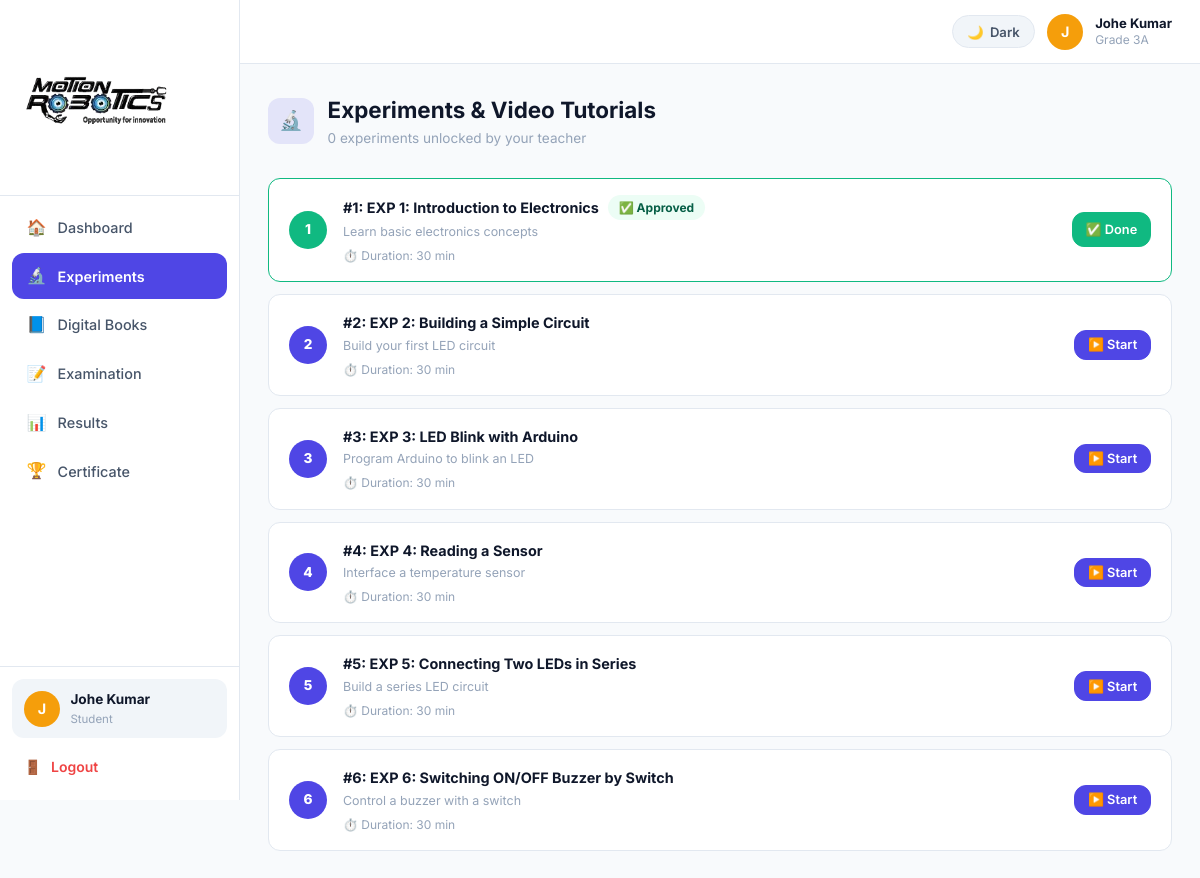
The page /student/experiments (signed in) on the database its author committed.
### app.py (models this page shows, shortened)
class User(db.Model):
    id            = db.Column(db.Integer, primary_key=True)
    username      = db.Column(db.String(80), unique=True, nullable=False)
    email         = db.Column(db.String(120), unique=True, nullable=False)
    password_hash = db.Column(db.String(200), nullable=False)
    role          = db.Column(db.String(20), nullable=False)   # admin / teacher / student
    full_name     = db.Column(db.String(120))
    phone         = db.Column(db.String(20))
    school_name   = db.Column(db.String(120))
    roll_number   = db.Column(db.String(40))
    avatar_color  = db.Column(db.String(20), default='#4F46E5')
    is_active     = db.Column(db.Boolean, default=True)
    created_at    = db.Column(db.DateTime, default=datetime.utcnow)

class StudentClass(db.Model):
    id         = db.Column(db.Integer, primary_key=True)
    student_id = db.Column(db.Integer, db.ForeignKey('user.id'), nullable=False)
    class_id   = db.Column(db.Integer, db.ForeignKey('class.id'), nullable=False)
    student    = db.relationship('User', backref='student_classes')

class Class(db.Model):
    id              = db.Column(db.Integer, primary_key=True)
    name            = db.Column(db.String(100), nullable=False)
    school_name     = db.Column(db.String(120))
    robotics_level  = db.Column(db.String(80))   # one of ROBOTICS_LEVELS or None
    created_at      = db.Column(db.DateTime, default=datetime.utcnow)
    teacher_classes = db.relationship('TeacherClass', backref='cls', cascade='all,delete-orphan')
    student_classes = db.relationship('StudentClass', backref='cls', cascade='all,delete-orphan')

class Experiment(db.Model):
    id          = db.Column(db.Integer, primary_key=True)
    title       = db.Column(db.String(200), nullable=False)
    description = db.Column(db.Text)
    level       = db.Column(db.String(80))
    exp_number  = db.Column(db.Integer, default=0)
    video_url   = db.Column(db.String(500))
    file_path   = db.Column(db.String(300))
    file_name   = db.Column(db.String(200))
    created_at  = db.Column(db.DateTime, default=datetime.utcnow)

### app.py (the view)
@app.route('/student/experiments')
@role_required('student')
def student_experiments():
    student = get_current_user()
    sc      = StudentClass.query.filter_by(student_id=student.id).first()
    cls     = sc.cls if sc else None
    if not cls:
        return render_template('student/experiments.html', cls=None, exp_data=[])
    unlocked_exps = (db.session.query(Experiment)
        .join(ExperimentUnlock, ExperimentUnlock.experiment_id == Experiment.id)
        .filter(ExperimentUnlock.class_id == cls.id)
        .order_by(Experiment.exp_number).all())
    approved_ids = {p.experiment_id for p in StudentProgress.query.filter_by(student_id=student.id, status='approved').all()}
    pending_ids  = {p.experiment_id for p in StudentProgress.query.filter_by(student_id=student.id, status='pending').all()}
    exp_data = []
    for e in unlocked_exps:
        unlock = ExperimentUnlock.query.filter_by(experiment_id=e.id, class_id=cls.id).first()
        exp_data.append(dict(
            exp=e, unlock=unlock,
            is_approved=e.id in approved_ids,
            is_pending=e.id in pending_ids,
        ))
    return render_template('student/experiments.html', cls=cls, exp_data=exp_data)

### app.py (called while the page is built)
@app.context_processor
def inject_enumerate():
    return dict(enumerate=enumerate)

def role_required(*roles):
    def dec(f):
        @wraps(f)
        def d(*a, **kw):
            if 'user_id' not in session: return redirect(url_for('login'))
            if session.get('role') not in roles:
                flash('Access denied.', 'error')
                return redirect(url_for('dashboard'))
            return f(*a, **kw)
        return d
    return dec

def get_current_user():
    if 'user_id' in session: return User.query.get(session['user_id'])
    return None

@app.context_processor
def inject_globals():
    return dict(current_user=get_current_user(), ROBOTICS_LEVELS=ROBOTICS_LEVELS)

### templates/student/experiments.html (shortened to what this page needs)
{% extends 'student/base_student.html' %}
{% block content %}
<div class="page-header">
  <div class="page-title-wrap">
    <div class="page-icon" style="background:rgba(79,70,229,.12); color:var(--primary);">🔬</div>
    <div><div class="page-h1">Experiments & Video Tutorials</div>
      <div class="page-sub">{% if cls %}{{ exp_data|selectattr('is_unlocked')|list|length }} experiments unlocked by your teacher{% else %}No class assigned{% endif %}</div>
    </div>
  </div>
</div>
{% if not cls %}
<div class="card"><div class="empty-state">
  <span class="empty-icon">🔬</span>
  <div class="empty-title">No class assigned</div>
  <div class="empty-desc">Ask your admin or teacher to enroll you in a class.</div>
</div></div>
{% elif not exp_data %}
<div class="card"><div class="empty-state">
  <span class="empty-icon">🔒</span>
  <div class="empty-title">No experiments unlocked yet</div>
  <div class="empty-desc">Your teacher will unlock experiments for your class. Check back soon!</div>
</div></div>
{% else %}
<div style="display:flex; flex-direction:column; gap:.75rem;">
  {% for ed in exp_data %}
  <div class="exp-item" style="{% if ed.is_approved %}border-color:var(--accent);{% elif ed.is_pending %}border-color:var(--warning);{% endif %}">
    <div class="exp-num" style="background:{% if ed.is_approved %}var(--accent){% elif ed.is_pending %}var(--warning){% else %}var(--primary){% endif %};">
      {{ ed.exp.exp_number }}
    </div>
    <div class="exp-info">
      <div style="display:flex; align-items:center; gap:.6rem; flex-wrap:wrap;">
        <div class="exp-title">#{{ ed.exp.exp_number }}: EXP {{ ed.exp.exp_number }}: {{ ed.exp.title }}</div>
        {% if ed.is_approved %}
          <span class="badge badge-success">✅ Approved</span>
        {% elif ed.is_pending %}
          <span class="badge badge-warning">⏳ Pending Review</span>
        {% endif %}
      </div>
      <div class="exp-desc">{{ ed.exp.description or '' }}</div>
      <div class="exp-meta">
        ⏱️ Duration: 30 min
      </div>
    </div>
    <div style="display:flex; gap:.5rem; align-items:center; flex-wrap:wrap; flex-shrink:0;">
      {% if ed.is_approved %}
        <span class="btn btn-success btn-sm" style="cursor:default;">✅ Done</span>
      {% elif ed.is_pending %}
        <span class="btn btn-warning btn-sm" style="cursor:default;">⏳ Pending</span>
      {% else %}
        <form method="POST" action="{{ url_for('student_submit_experiment', eid=ed.exp.id) }}">
          <button class="btn btn-primary btn-sm" type="submit">▶️ Start</button>
        </form>
      {% endif %}
    </div>
  </div>
  {% endfor %}
</div>
{% endif %}
{% endblock %}

### templates/student/base_student.html (shortened to what this page needs)
<!DOCTYPE html>
<html lang="en" data-theme="light">
<head>
  <link rel="stylesheet" href="{{ url_for('static', filename='css/main.css') }}">
</head>
<body>
<div class="app-layout">
  <aside class="sidebar" id="sidebar">
    <div class="sidebar-brand">
      <img src="{{ url_for('static', filename='logo.png') }}" alt="Motion Robotics" class="sidebar-logo">
    </div>
    <nav class="sidebar-nav">
      <a href="{{ url_for('student_dashboard') }}"    class="nav-link {% if request.endpoint=='student_dashboard' %}active{% endif %}"><span class="icon">🏠</span> Dashboard</a>
      <a href="{{ url_for('student_experiments') }}"  class="nav-link {% if request.endpoint=='student_experiments' %}active{% endif %}"><span class="icon">🔬</span> Experiments</a>
      <a href="{{ url_for('student_books') }}"        class="nav-link {% if request.endpoint=='student_books' %}active{% endif %}"><span class="icon">📘</span> Digital Books</a>
      <a href="{{ url_for('student_exams') }}"        class="nav-link {% if request.endpoint in ('student_exams','student_take_exam') %}active{% endif %}"><span class="icon">📝</span> Examination</a>
      <a href="{{ url_for('student_results') }}"      class="nav-link {% if request.endpoint in ('student_results','student_exam_result') %}active{% endif %}"><span class="icon">📊</span> Results</a>
      <a href="{{ url_for('student_certificate') }}"  class="nav-link {% if request.endpoint=='student_certificate' %}active{% endif %}"><span class="icon">🏆</span> Certificate</a>
    </nav>
    <div class="sidebar-footer">
      {% if current_user %}
      <div class="user-card">
        <div class="avatar" style="background:{{ current_user.avatar_color }};">
          {{ (current_user.full_name or current_user.username)[0].upper() }}
        </div>
        <div>
          <div class="user-name">{{ current_user.full_name or current_user.username }}</div>
          <div class="user-role">Student</div>
        </div>
      </div>
      {% endif %}
      <a href="{{ url_for('logout') }}" class="logout-link"><span>🚪</span> Logout</a>
    </div>
  </aside>
  <div class="main-area">
    <header class="topbar">
      <div class="topbar-right">
        <button class="theme-btn" onclick="toggleTheme()">
          <span class="theme-icon">🌙</span>
          <span class="theme-label">Dark</span>
        </button>
        {% if current_user %}
        <div class="avatar" style="background:{{ current_user.avatar_color }}; cursor:default;">
          {{ (current_user.full_name or current_user.username)[0].upper() }}
        </div>
        <div style="line-height:1.3;">
          <div class="fw-700 text-sm">{{ current_user.full_name or current_user.username }}</div>
          <div class="text-xs text-muted">
            {% for sc in current_user.student_classes %}{{ sc.cls.name }}{% endfor %}
          </div>
        </div>
        {% endif %}
      </div>
    </header>
    <main class="page-content">{% block content %}{% endblock %}</main>
  </div>
</div>
</body>
</html>

### rows shown on the page
User: full_name "J", full_name "Johe Kumar"
StudentClass: cls.name "Grade 3A"
Experiment: exp.exp_number "1", exp.exp_number "1", exp.exp_number "1", exp "Introduction to Electronics", exp "Learn basic electronics concepts"
Experiment: exp.exp_number "2", exp.exp_number "2", exp.exp_number "2", exp "Building a Simple Circuit", exp "Build your first LED circuit"
Experiment: exp.exp_number "3", exp.exp_number "3", exp.exp_number "3", exp "LED Blink with Arduino", exp "Program Arduino to blink an LED"
Experiment: exp.exp_number "4", exp.exp_number "4", exp.exp_number "4", exp "Reading a Sensor", exp "Interface a temperature sensor"
Experiment: exp.exp_number "5", exp.exp_number "5", exp.exp_number "5", exp "Connecting Two LEDs in Series", exp "Build a series LED circuit"
Experiment: exp.exp_number "6", exp.exp_number "6", exp.exp_number "6", exp "Switching ON/OFF Buzzer by Switch", exp "Control a buzzer with a switch"

### other values the page prints
{{ exp_data|selectattr('is_unlocked')|list|length }} "0"
